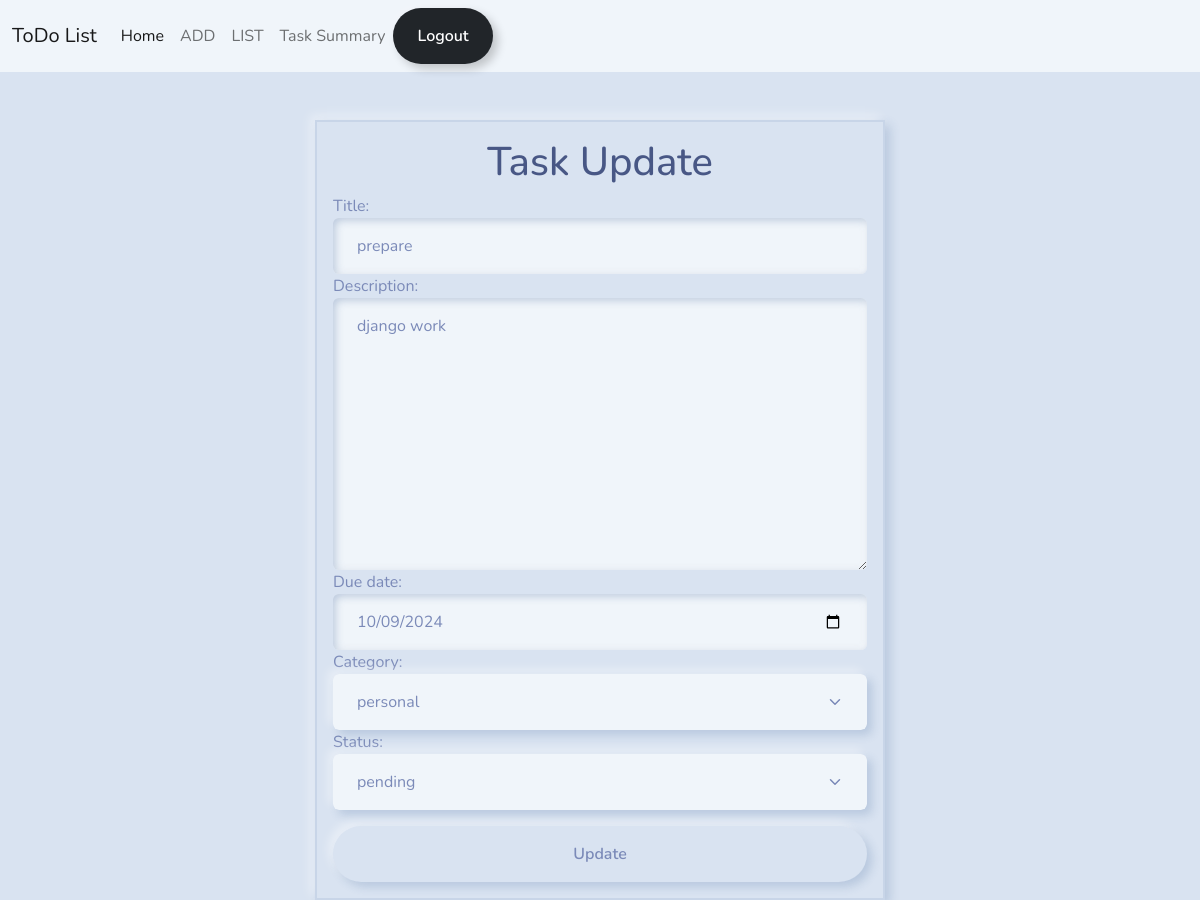
Page /tasks/6/change/ (signed in) on the committed database.
### notes/models.py (models this page shows, shortened)
class Task(models.Model):
     title=models.CharField(max_length=200)
     description=models.TextField()
     created_date=models.DateTimeField(auto_now_add=True)
     due_date=models.DateTimeField(null=True)
     category_choices=(
        ("personal","personal"),
        ("business","business")
    )
     category=models.CharField(max_length=200,choices=category_choices,default="personal")
     status_choices=(
        ("pending","pending"),
        ("in-progress","in-progress"),
        ("done","done")
    )
     status=models.CharField(max_length=200,choices=status_choices,default="pending")
     updated_date=models.DateTimeField(auto_now=True)
     user=models.ForeignKey(User,on_delete=models.CASCADE)

### notes/views.py (the view, shortened to what this page needs)
# urls.py: path('tasks/<int:pk>/change/',views.TaskUpdateView.as_view(),name='task-update'),
@method_decorator(decs,name='dispatch')
class TaskUpdateView(View):
    def get(self,request,*args,**kwargs):
        id=kwargs.get("pk")
        task_obj=Task.objects.get(id=id)
        form_instance=TaskForm(instance=task_obj)
        form_instance.fields['status']=forms.ChoiceField(choices=Task.status_choices,widget=forms.Select(attrs={'class':'form-control form-select'}),initial=task_obj.status)
        return render(request,'taskedit.html',{'form':form_instance})

### notes/forms.py
class TaskForm(forms.ModelForm):
    class Meta:
        model=Task
        exclude=("created_date","status",'updated_date','user')
        widgets={
            "title":forms.TextInput(attrs={'class':'form-control'}),
            "description":forms.Textarea(attrs={'class':'form-control'}),
            "due_date":forms.DateInput(attrs={'class':'form-control',"type":"date"}),
            "category":forms.Select(attrs={'class':'form-control form-select'}),
        }

### notes/templates/taskedit.html (shortened to what this page needs)
{%extends 'base.html'%}
{%block main_block%}
<div class="container mt-5">
    <div class="row">
        <div class="col-3"></div>
        <div class="col-6 shadow border border-2 p-3">
            <form action="" method="post">
                <h1 class="text-center">Task Update</h1>
                {{form}}
                <button type="submit" class="btn form-control btn-secondary mt-3">Update</button>
            </form>
        </div>
        <div class="col-3"></div>
    </div>
</div>
{%endblock%}

### rows in the picture
Task: title "prepare", description "django work", due_date "10/09/2024", category "personal", status "pending"
